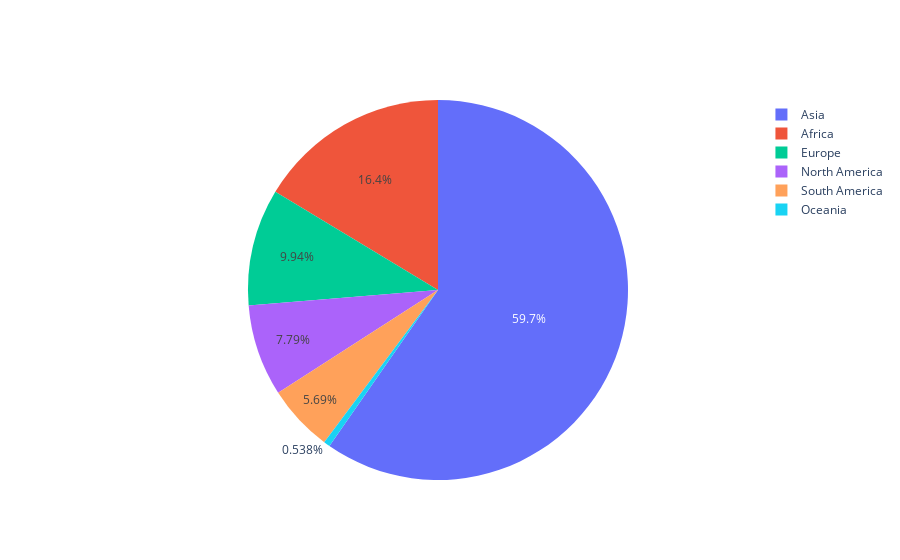

The notebook cell saved with this chart:
### Code cell
data = [trace]
fig = dict(data=data)
offline.iplot(fig)

### Figure 1 — Plotly figure (JSON) as saved in the notebook; plotly's stock layout.template omitted (floating-point values rounded to 4 significant figures)
{"data": [{"labels": ["Asia", "Africa", "Europe", "North America", "Oceania", "South America"], "type": "pie", "values": [4436, 1216, 739, 579, 40, 423]}], "layout": {}}
